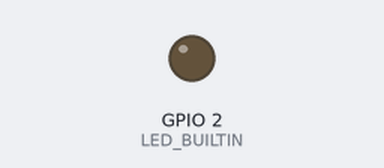
Bench run of a program on a simulated ESP8266 (NodeMCU). On the bench: output pins drawn as LEDs (lit = HIGH, except the on-board LED, lit = LOW). WiFi joins after 1.5 s; servers stay silent unless stated; what the program prints to the serial monitor is not drawn.

Above: at 0.1 s.
Timing chart, 0 to 3.0 s (numbered marks = the images above):
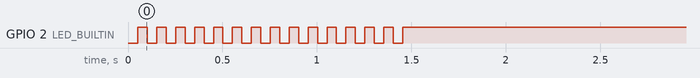

The program:

main.cpp
```cpp
#include <Arduino.h>
#if defined(ESP32)
#include <WiFi.h>
#elif defined(ESP8266)
#include <ESP8266WiFi.h>
#endif
#include <Firebase_ESP_Client.h>
#include <CTBot.h>

// Provide the token generation process info.
#include "addons/TokenHelper.h"
// Provide the RTDB payload printing info and other helper functions.
#include "addons/RTDBHelper.h"

#include "credentials.h"

// Define Firebase Data object
FirebaseData fbdo;

FirebaseAuth auth;
FirebaseConfig config;

CTBot myBot;
char telegramToken[] = "6835531911:AAFxesGv9slnnNaX75ifTitL_0i-CcpTDqg";

unsigned long sendDataPrevMillis = 0;
int count = 0;
bool signupOK = false;

int Boton = A0;

void setup()
{
  pinMode(LED_BUILTIN, OUTPUT);
  Serial.begin(115200);
  WiFi.begin(WIFI_SSID, WIFI_PASSWORD);
  Serial.print("Connecting to Wi-Fi");
  while (WiFi.status() != WL_CONNECTED)
  {
    Serial.print(".");
    digitalWrite(LED_BUILTIN, 0);
    delay(50);
    digitalWrite(LED_BUILTIN, 1);
    delay(50);
  }
  digitalWrite(LED_BUILTIN, 1);
  Serial.println();
  Serial.print("Connected with IP: ");
  Serial.println(WiFi.localIP());
  Serial.println();

  // Inicializar CTBot con las credenciales WiFi
  myBot.wifiConnect(WIFI_SSID, WIFI_PASSWORD);
  myBot.setTelegramToken(telegramToken);

  if (myBot.testConnection())
    Serial.println("\nConnection OK");
  else
    Serial.println("\nConnection ERROR!!");

  /* Assign the api key (required) */
  config.api_key = API_KEY;

  /* Assign the RTDB URL (required) */
  config.database_url = DATABASE_URL;

  /* Sign up */
  if (Firebase.signUp(&config, &auth, "", ""))
  {
    Serial.println("Conectado a la Base de Datos!!");
    signupOK = true;
  }
  else
  {
    Serial.printf("%s\n", config.signer.signupError.message.c_str());
  }

  /* Assign the callback function for the long running token generation task */
  config.token_status_callback = tokenStatusCallback; // see addons/TokenHelper.h

  Firebase.begin(&config, &auth);
  Firebase.reconnectWiFi(true);
}

void loop()
{
}
```

credentials.h
```cpp
// Insert your network credentials
#define WIFI_SSID "CLARO_h9hU3j"
#define WIFI_PASSWORD "7474FB19FD"

// Insert Firebase project API Key
#define API_KEY "AIzaSyDPjKar_c5fyLUmYpTwUCi5Sp1MJKGxBrg"

// Insert RTDB URLefine the RTDB URL */
#define DATABASE_URL "https://gps-telegram-default-rtdb.firebaseio.com/"
```
